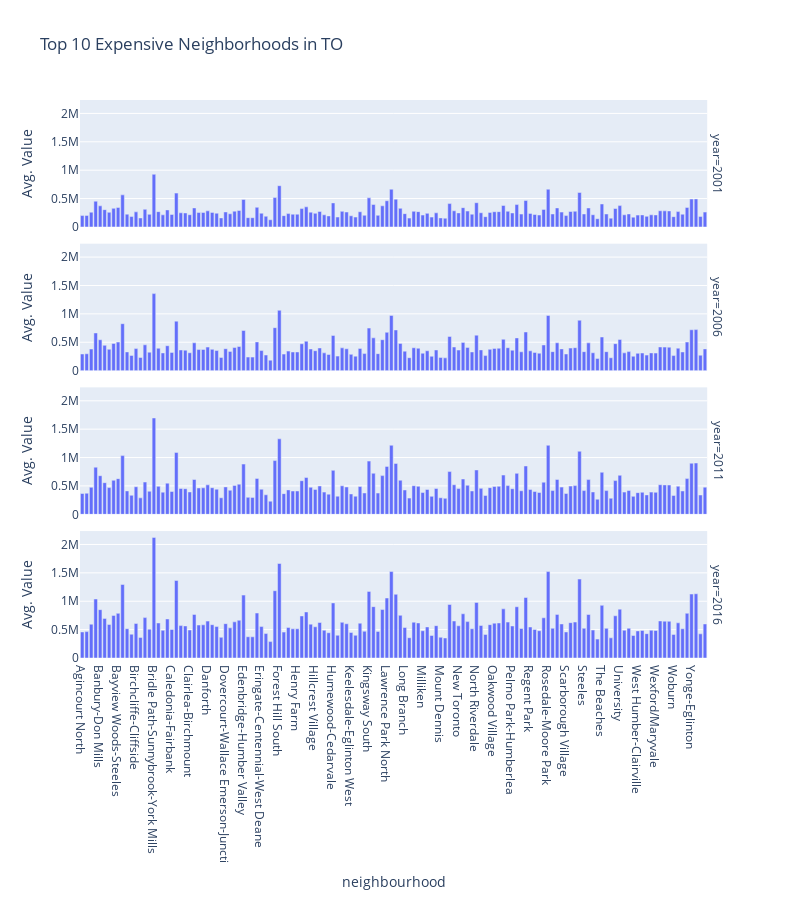

The code cell stored with this chart in its notebook:
### Markdown cell above
## Cost Analysis - Optional Challenge
In this section, you will use Plotly express to a couple of plots that investors can interactively filter and explore various factors related to the house value of the Toronto's neighbourhoods.

### Create a bar chart row facet to plot the average house values for all Toronto's neighbourhoods per year

### Code cell
# YOUR CODE HERE!


plot_1 = px.bar(
    to_avg_sales_neighbourhood,
    x="neighbourhood",
    y="average_house_value",
    title="Top 10 Expensive Neighborhoods in TO",
    facet_row="year",
    width=800,
    height= 900,
    labels={'average_house_value':'Avg. Value'}
    )
plot_1.show()

### Figure 1 — Plotly figure (JSON) as saved in the notebook; plotly's stock layout.template omitted (floating-point values rounded to 4 significant figures; data arrays with more than 128 entries replaced by an {"elided": "..."} marker saying what was removed)
{"data": [{"alignmentgroup": "True", "hovertemplate": "year=2001<br>neighbourhood=%{x}<br>Avg. Value=%{y}<extra></extra>", "legendgroup": "", "marker": {"color": "#636efa"}, "name": "", "offsetgroup": "", "orientation": "v", "showlegend": false, "textposition": "auto", "type": "bar", "x": {"elided": "140 str values"}, "xaxis": "x4", "y": {"elided": "140 int values"}, "yaxis": "y4"}, {"alignmentgroup": "True", "hovertemplate": "year=2006<br>neighbourhood=%{x}<br>Avg. Value=%{y}<extra></extra>", "legendgroup": "", "marker": {"color": "#636efa"}, "name": "", "offsetgroup": "", "orientation": "v", "showlegend": false, "textposition": "auto", "type": "bar", "x": {"elided": "140 str values"}, "xaxis": "x3", "y": {"elided": "140 int values"}, "yaxis": "y3"}, {"alignmentgroup": "True", "hovertemplate": "year=2011<br>neighbourhood=%{x}<br>Avg. Value=%{y}<extra></extra>", "legendgroup": "", "marker": {"color": "#636efa"}, "name": "", "offsetgroup": "", "orientation": "v", "showlegend": false, "textposition": "auto", "type": "bar", "x": {"elided": "140 str values"}, "xaxis": "x2", "y": {"elided": "140 int values"}, "yaxis": "y2"}, {"alignmentgroup": "True", "hovertemplate": "year=2016<br>neighbourhood=%{x}<br>Avg. Value=%{y}<extra></extra>", "legendgroup": "", "marker": {"color": "#636efa"}, "name": "", "offsetgroup": "", "orientation": "v", "showlegend": false, "textposition": "auto", "type": "bar", "x": {"elided": "140 str values"}, "xaxis": "x", "y": {"elided": "140 int values"}, "yaxis": "y"}], "layout": {"annotations": [{"font": {}, "showarrow": false, "text": "year=2016", "textangle": 90, "x": 0.98, "xanchor": "left", "xref": "paper", "y": 0.1138, "yanchor": "middle", "yref": "paper"}, {"font": {}, "showarrow": false, "text": "year=2011", "textangle": 90, "x": 0.98, "xanchor": "left", "xref": "paper", "y": 0.3712, "yanchor": "middle", "yref": "paper"}, {"font": {}, "showarrow": false, "text": "year=2006", "textangle": 90, "x": 0.98, "xanchor": "left", "xref": "paper", "y": 0.6288, "yanchor": "middle", "yref": "paper"}, {"font": {}, "showarrow": false, "text": "year=2001", "textangle": 90, "x": 0.98, "xanchor": "left", "xref": "paper", "y": 0.8862, "yanchor": "middle", "yref": "paper"}], "barmode": "relative", "height": 900, "legend": {"tracegroupgap": 0}, "title": {"text": "Top 10 Expensive Neighborhoods in TO"}, "width": 800, "xaxis": {"anchor": "y", "autorange": true, "domain": [0, 0.98], "range": [-0.5, 139.5], "title": {"text": "neighbourhood"}, "type": "category"}, "xaxis2": {"anchor": "y2", "autorange": true, "domain": [0, 0.98], "matches": "x", "range": [-0.5, 139.5], "showticklabels": false, "type": "category"}, "xaxis3": {"anchor": "y3", "autorange": true, "domain": [0, 0.98], "matches": "x", "range": [-0.5, 139.5], "showticklabels": false, "type": "category"}, "xaxis4": {"anchor": "y4", "autorange": true, "domain": [0, 0.98], "matches": "x", "range": [-0.5, 139.5], "showticklabels": false, "type": "category"}, "yaxis": {"anchor": "x", "autorange": true, "domain": [0, 0.2275], "range": [0, 2236000.0], "title": {"text": "Avg. Value"}, "type": "linear"}, "yaxis2": {"anchor": "x2", "autorange": true, "domain": [0.2575, 0.485], "matches": "y", "range": [0, 2236000.0], "title": {"text": "Avg. Value"}, "type": "linear"}, "yaxis3": {"anchor": "x3", "autorange": true, "domain": [0.515, 0.7425], "matches": "y", "range": [0, 2236000.0], "title": {"text": "Avg. Value"}, "type": "linear"}, "yaxis4": {"anchor": "x4", "autorange": true, "domain": [0.7725, 1], "matches": "y", "range": [0, 2236000.0], "title": {"text": "Avg. Value"}, "type": "linear"}}}
